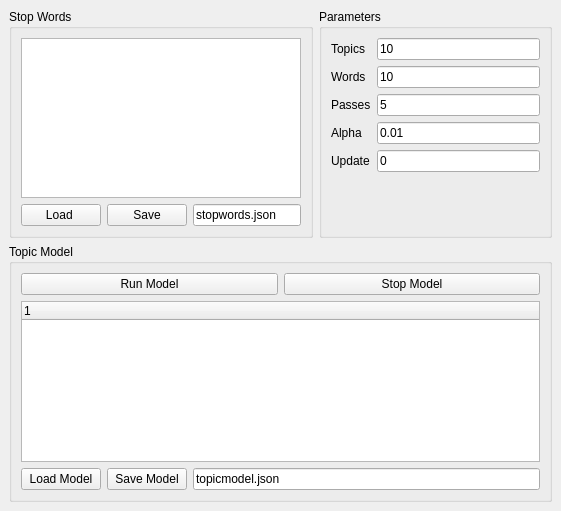
<?xml version="1.0" encoding="UTF-8"?>
<ui version="4.0">
 <class>TopicModel_DockWidget</class>
 <widget class="QDockWidget" name="TopicModel_DockWidget">
  <property name="geometry">
   <rect>
    <x>0</x>
    <y>0</y>
    <width>561</width>
    <height>511</height>
   </rect>
  </property>
  <property name="windowTitle">
   <string>Topic Modelling</string>
  </property>
  <widget class="QWidget" name="dockWidgetContents">
   <layout class="QVBoxLayout" name="verticalLayout_2">
    <item>
     <layout class="QVBoxLayout" name="verticalLayout">
      <item>
       <layout class="QHBoxLayout" name="horizontalLayout">
        <item>
         <widget class="QGroupBox" name="verticalGroupBox_3">
          <property name="title">
           <string>Stop Words</string>
          </property>
          <layout class="QVBoxLayout" name="verticalLayout_5">
           <item>
            <widget class="QListView" name="Stoplist_listView"/>
           </item>
           <item>
            <layout class="QHBoxLayout" name="horizontalLayout_2">
             <item>
              <widget class="QPushButton" name="stoplistLoad_pushButton">
               <property name="text">
                <string>Load </string>
               </property>
              </widget>
             </item>
             <item>
              <widget class="QPushButton" name="stoplistSave_pushButton">
               <property name="text">
                <string>Save</string>
               </property>
              </widget>
             </item>
             <item>
              <widget class="QLineEdit" name="stoplistFile_lineEdit">
               <property name="text">
                <string>stopwords.json</string>
               </property>
              </widget>
             </item>
            </layout>
           </item>
          </layout>
         </widget>
        </item>
        <item>
         <widget class="QGroupBox" name="verticalGroupBox_2">
          <property name="title">
           <string>Parameters</string>
          </property>
          <layout class="QVBoxLayout" name="verticalLayout_3">
           <item>
            <layout class="QFormLayout" name="formLayout">
             <item row="0" column="0">
              <widget class="QLabel" name="label">
               <property name="text">
                <string>Topics</string>
               </property>
              </widget>
             </item>
             <item row="1" column="0">
              <widget class="QLabel" name="label_2">
               <property name="text">
                <string>Words</string>
               </property>
              </widget>
             </item>
             <item row="2" column="0">
              <widget class="QLabel" name="label_3">
               <property name="text">
                <string>Passes</string>
               </property>
              </widget>
             </item>
             <item row="3" column="0">
              <widget class="QLabel" name="label_4">
               <property name="text">
                <string>Alpha</string>
               </property>
              </widget>
             </item>
             <item row="4" column="0">
              <widget class="QLabel" name="label_5">
               <property name="text">
                <string>Update</string>
               </property>
              </widget>
             </item>
             <item row="0" column="1">
              <widget class="QLineEdit" name="topics_lineEdit">
               <property name="text">
                <string>10</string>
               </property>
              </widget>
             </item>
             <item row="1" column="1">
              <widget class="QLineEdit" name="words_lineEdit">
               <property name="text">
                <string>10</string>
               </property>
              </widget>
             </item>
             <item row="2" column="1">
              <widget class="QLineEdit" name="passes_lineEdit">
               <property name="text">
                <string>5</string>
               </property>
              </widget>
             </item>
             <item row="3" column="1">
              <widget class="QLineEdit" name="alpha_lineEdit">
               <property name="text">
                <string>0.01</string>
               </property>
              </widget>
             </item>
             <item row="4" column="1">
              <widget class="QLineEdit" name="update_lineEdit">
               <property name="text">
                <string>0</string>
               </property>
              </widget>
             </item>
            </layout>
           </item>
          </layout>
         </widget>
        </item>
       </layout>
      </item>
      <item>
       <widget class="QGroupBox" name="verticalGroupBox_2">
        <property name="title">
         <string>Topic Model</string>
        </property>
        <layout class="QVBoxLayout" name="verticalLayout_4">
         <item>
          <layout class="QHBoxLayout" name="horizontalLayout_3">
           <item>
            <widget class="QPushButton" name="runModel_pushButton">
             <property name="text">
              <string>Run Model</string>
             </property>
            </widget>
           </item>
           <item>
            <widget class="QPushButton" name="stopModel_pushButton">
             <property name="text">
              <string>Stop Model</string>
             </property>
            </widget>
           </item>
          </layout>
         </item>
         <item>
          <widget class="QTreeWidget" name="topicModelResults_treeWidget">
           <column>
            <property name="text">
             <string notr="true">1</string>
            </property>
           </column>
          </widget>
         </item>
         <item>
          <layout class="QHBoxLayout" name="horizontalLayout_4">
           <item>
            <widget class="QPushButton" name="loadModel_pushButton">
             <property name="text">
              <string>Load Model</string>
             </property>
            </widget>
           </item>
           <item>
            <widget class="QPushButton" name="saveModel_pushButton">
             <property name="text">
              <string>Save Model</string>
             </property>
            </widget>
           </item>
           <item>
            <widget class="QLineEdit" name="topicModelFile_lineEdit">
             <property name="text">
              <string>topicmodel.json</string>
             </property>
            </widget>
           </item>
          </layout>
         </item>
        </layout>
       </widget>
      </item>
     </layout>
    </item>
   </layout>
  </widget>
 </widget>
 <resources/>
 <connections/>
</ui>
